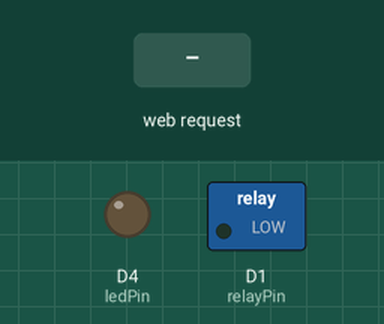
Simulated run of this sketch. Board: ESP8266 (Wemos D1 mini). Parts: switched loads named in the sketch (green lamp = pin HIGH), output pins drawn as LEDs (lit = HIGH). The test bench sets the inputs (shaded band). WiFi joins after 1.5 s; servers stay silent unless stated; what the sketch prints to the serial monitor is not drawn.

Above: at 2.9 s.
3.0 s: HTTP request GET /on received
At 3.4 s:
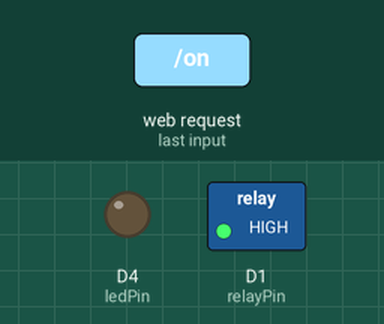
4.5 s: HTTP request GET /off received
At 5.8 s:
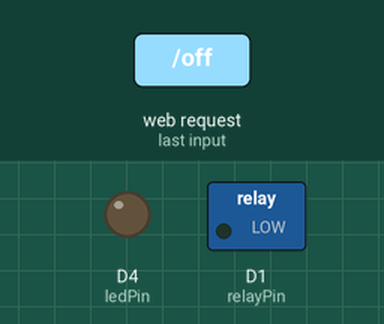
Timing chart, 0 to 7.5 s (numbered marks = the images above; inputs shaded):
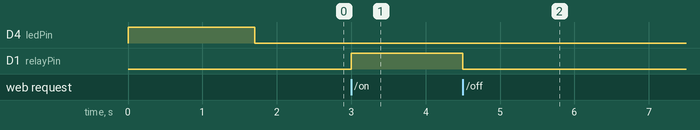

Measured:
- after the input at 3.0 s, D1 (relayPin): LOW → HIGH at once
- after the input at 4.5 s, D1 (relayPin): HIGH → LOW at once

The sketch:

wemos-tly-make-the-lights-work.ino
```cpp
#include <ESP8266WiFi.h>
#include <WiFiClient.h>
#include <ESP8266WebServer.h>

ESP8266WebServer server(80);

IPAddress ip(192, 168, 1, 45);
IPAddress gateway(192, 168, 1, 254);
IPAddress subnet(255, 255, 255, 0);
IPAddress DNS(192, 168, 1, 254);
const char* ssid     = "www.spudooli.com_IoT";
const char* password = "F1shfood";


const int relayPin = D1;

const int ledPin = D4;

void On() {
   Serial.println("on");
  String message = "<html>\n";
   message += "<meta name=\"viewport\" content=\"width=device-width, initial-scale=1\">\n";
  message += "<head>\n";
  message += "<style>\n";
  message += ".onoffswitch {position: relative; width: 95px;-webkit-user-select:none; -moz-user-select:none; -ms-user-select: none;}\n ";
  message += ".onoffswitch-checkbox {display: none;}\n ";
  message += ".onoffswitch-label {display: block; overflow: hidden; cursor: pointer;border: 2px solid #999999; border-radius: 26px;}\n ";
  message += ".onoffswitch-inner {display: block; width: 200%; margin-left: -100%;transition: margin 0.3s ease-in 0s;}\n ";
  message += ".onoffswitch-inner:before, .onoffswitch-inner:after {display: block; float: left; width: 50%; height: 39px; padding: 0; line-height: 39px;font-size: 16px; color: white; font-family: Trebuchet, Arial, sans-serif; font-weight: bold;box-sizing: border-box;}\n ";
  message += ".onoffswitch-inner:before {content: \"ON\";padding-left: 18px;background-color: #34A7C1; color: #FFFFFF;}\n ";
  message += ".onoffswitch-inner:after {content: \"OFF\";padding-right: 18px;background-color: #EEEEEE; color: #999999;text-align: right;}\n ";
  message += ".onoffswitch-switch {display: block; width: 18px; margin: 10.5px;background: #FFFFFF;position: absolute; top: 0; bottom: 0;right: 52px;border: 2px solid #999999; border-radius: 26px;transition: all 0.3s ease-in 0s; }\n ";
  message += ".onoffswitch-checkbox:checked + .onoffswitch-label .onoffswitch-inner {margin-left: 0;}\n ";
  message += ".onoffswitch-checkbox:checked + .onoffswitch-label .onoffswitch-switch {right: 0px; }\n ";
  message += "</style>\n ";
  message += "</head>\n ";
  message += "<body>\n ";
 // message += "<h2>Lamp</h2>\n ";
  message += "<div class=\"onoffswitch\">\n ";
  message += "<input type=\"checkbox\" name=\"onoffswitch\" onclick=\"location.href='\\off'\" class=\"onoffswitch-checkbox\" id=\"myonoffswitch\" checked >\n";
  message += "<label class=\"onoffswitch-label\" for=\"myonoffswitch\">\n";
  message += "<span class=\"onoffswitch-inner\"></span>\n";
  message += "<span class=\"onoffswitch-switch\"></span>\n";
  message += "</label>\n";
  message += "</div>\n";
  message += "</body>\n";
  message += "</html>\n";
  digitalWrite(relayPin, HIGH);
  server.send(200, "text/html", message);
}

void off() {
   Serial.println("off");
  String message = "<html>\n";
   message += "<meta name=\"viewport\" content=\"width=device-width, initial-scale=1\">\n";
  message += "<head>\n";
  message += "<style>\n";
  message += ".onoffswitch {position: relative; width: 95px;-webkit-user-select:none; -moz-user-select:none; -ms-user-select: none;}\n ";
  message += ".onoffswitch-checkbox {display: none;}\n ";
  message += ".onoffswitch-label {display: block; overflow: hidden; cursor: pointer;border: 2px solid #999999; border-radius: 26px;}\n ";
  message += ".onoffswitch-inner {display: block; width: 200%; margin-left: -100%;transition: margin 0.3s ease-in 0s;}\n ";
  message += ".onoffswitch-inner:before, .onoffswitch-inner:after {display: block; float: left; width: 50%; height: 39px; padding: 0; line-height: 39px;font-size: 16px; color: white; font-family: Trebuchet, Arial, sans-serif; font-weight: bold;box-sizing: border-box;}\n ";
  message += ".onoffswitch-inner:before {content: \"ON\";padding-left: 18px;background-color: #34A7C1; color: #FFFFFF;}\n ";
  message += ".onoffswitch-inner:after {content: \"OFF\";padding-right: 18px;background-color: #EEEEEE; color: #999999;text-align: right;}\n ";
  message += ".onoffswitch-switch {display: block; width: 18px; margin: 10.5px;background: #FFFFFF;position: absolute; top: 0; bottom: 0;right: 52px;border: 2px solid #999999; border-radius: 26px;transition: all 0.3s ease-in 0s; }\n ";
  message += ".onoffswitch-checkbox:checked + .onoffswitch-label .onoffswitch-inner {margin-left: 0;}\n ";
  message += ".onoffswitch-checkbox:checked + .onoffswitch-label .onoffswitch-switch {right: 0px; }\n ";
  message += "</style>\n ";
  message += "</head>\n ";
  message += "<body>\n ";
 // message += "<h2>Lamp</h2>\n ";
  message += "<div class=\"onoffswitch\">\n ";
  message += "<input type=\"checkbox\" name=\"onoffswitch\" onclick=\"location.href='\\on'\" class=\"onoffswitch-checkbox\" id=\"myonoffswitch\" >\n";
  message += "<label class=\"onoffswitch-label\" for=\"myonoffswitch\">\n";
  message += "<span class=\"onoffswitch-inner\"></span>\n";
  message += "<span class=\"onoffswitch-switch\"></span>\n";
  message += "</label>\n";
  message += "</div>\n";
  message += "</body>\n";
  message += "</html>\n";
  digitalWrite(relayPin, LOW);
  server.send(200, "text/html", message);
}

void makeWIFI(){
   // WiFi.config(ip, gateway, subnet, DNS);
  delay(100);
  //WiFi.mode(WIFI_STA);

  WiFi.begin(ssid, password);
  Serial.print("Connecting");
  while (WiFi.status() != WL_CONNECTED) {
      Serial.print(".");
      delay(200);
  }
  while (WiFi.waitForConnectResult() != WL_CONNECTED) {
    Serial.println();
    Serial.println("Fail connecting");
    delay(5000);
    ESP.restart();
  }
  Serial.print("   OK  ");
  Serial.print("Module IP: ");
  Serial.println(WiFi.localIP());
  //Turn on the LED because we are WIFI connected
  digitalWrite(ledPin, LOW);

  server.on("/on", On);
  server.on("/off", off);
  server.begin();
  Serial.println("HTTP server started");
}

void setup(){

  pinMode(relayPin, OUTPUT);
  digitalWrite(relayPin, LOW);

  pinMode(ledPin, OUTPUT);
  digitalWrite(ledPin, HIGH);

  Serial.begin(115200);

  makeWIFI();

}

void loop() {
     if (WiFi.status() != WL_CONNECTED)
    {
      digitalWrite(ledPin, LOW);
      makeWIFI();
    } else {
        server.handleClient();
    }

}
```
